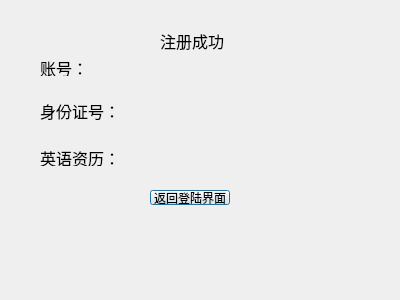
<?xml version="1.0" encoding="UTF-8"?>
<ui version="4.0">
 <class>registerIDConfrm</class>
 <widget class="QDialog" name="registerIDConfrm">
  <property name="geometry">
   <rect>
    <x>0</x>
    <y>0</y>
    <width>400</width>
    <height>300</height>
   </rect>
  </property>
  <property name="windowTitle">
   <string>Dialog</string>
  </property>
  <widget class="QLabel" name="English">
   <property name="geometry">
    <rect>
     <x>40</x>
     <y>150</y>
     <width>231</width>
     <height>16</height>
    </rect>
   </property>
   <property name="font">
    <font>
     <family>Arial</family>
     <pointsize>12</pointsize>
    </font>
   </property>
   <property name="text">
    <string>英语资历：</string>
   </property>
  </widget>
  <widget class="QLabel" name="ID">
   <property name="geometry">
    <rect>
     <x>40</x>
     <y>60</y>
     <width>221</width>
     <height>16</height>
    </rect>
   </property>
   <property name="font">
    <font>
     <family>Arial</family>
     <pointsize>12</pointsize>
    </font>
   </property>
   <property name="text">
    <string>账号：</string>
   </property>
  </widget>
  <widget class="QLabel" name="IDnum">
   <property name="geometry">
    <rect>
     <x>40</x>
     <y>100</y>
     <width>331</width>
     <height>21</height>
    </rect>
   </property>
   <property name="font">
    <font>
     <family>Arial</family>
     <pointsize>12</pointsize>
    </font>
   </property>
   <property name="text">
    <string>身份证号：</string>
   </property>
  </widget>
  <widget class="QPushButton" name="main">
   <property name="geometry">
    <rect>
     <x>150</x>
     <y>190</y>
     <width>80</width>
     <height>15</height>
    </rect>
   </property>
   <property name="text">
    <string>返回登陆界面</string>
   </property>
  </widget>
  <widget class="QLabel" name="label">
   <property name="geometry">
    <rect>
     <x>160</x>
     <y>30</y>
     <width>71</width>
     <height>21</height>
    </rect>
   </property>
   <property name="font">
    <font>
     <family>Arial</family>
     <pointsize>12</pointsize>
    </font>
   </property>
   <property name="text">
    <string>注册成功！</string>
   </property>
  </widget>
 </widget>
 <resources/>
 <connections/>
</ui>
